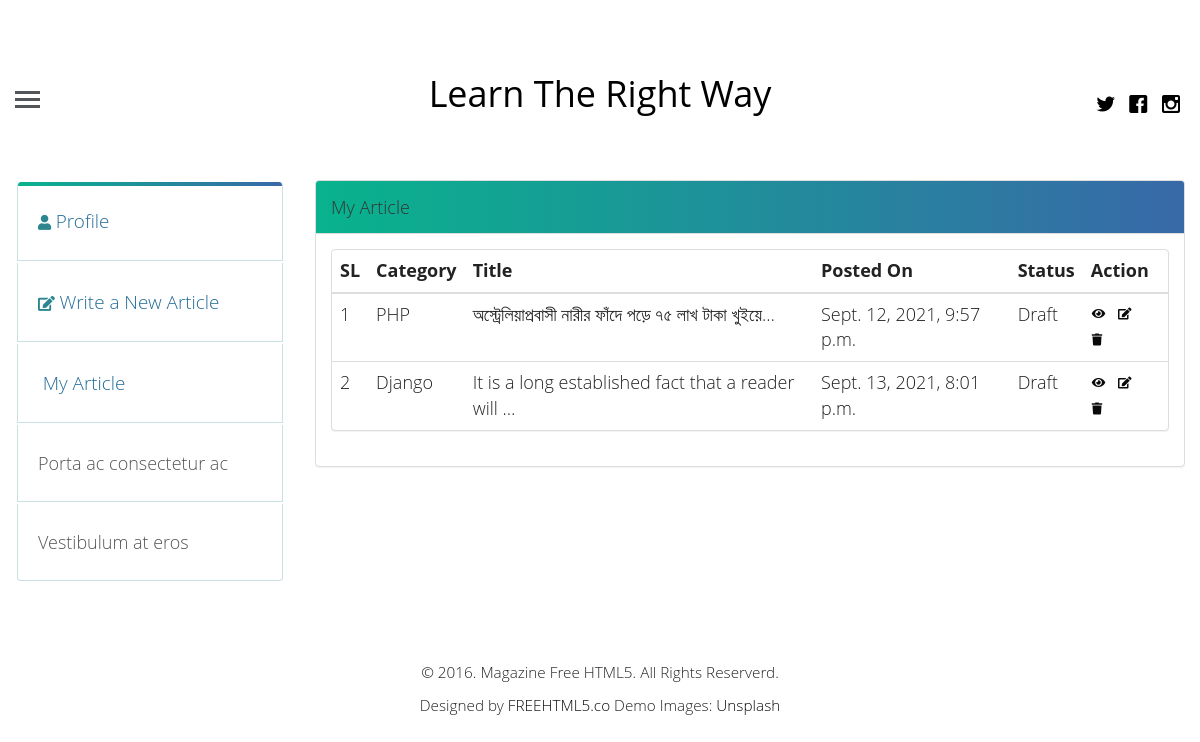
Before: /blog/list-article (signed in) with the older database file.
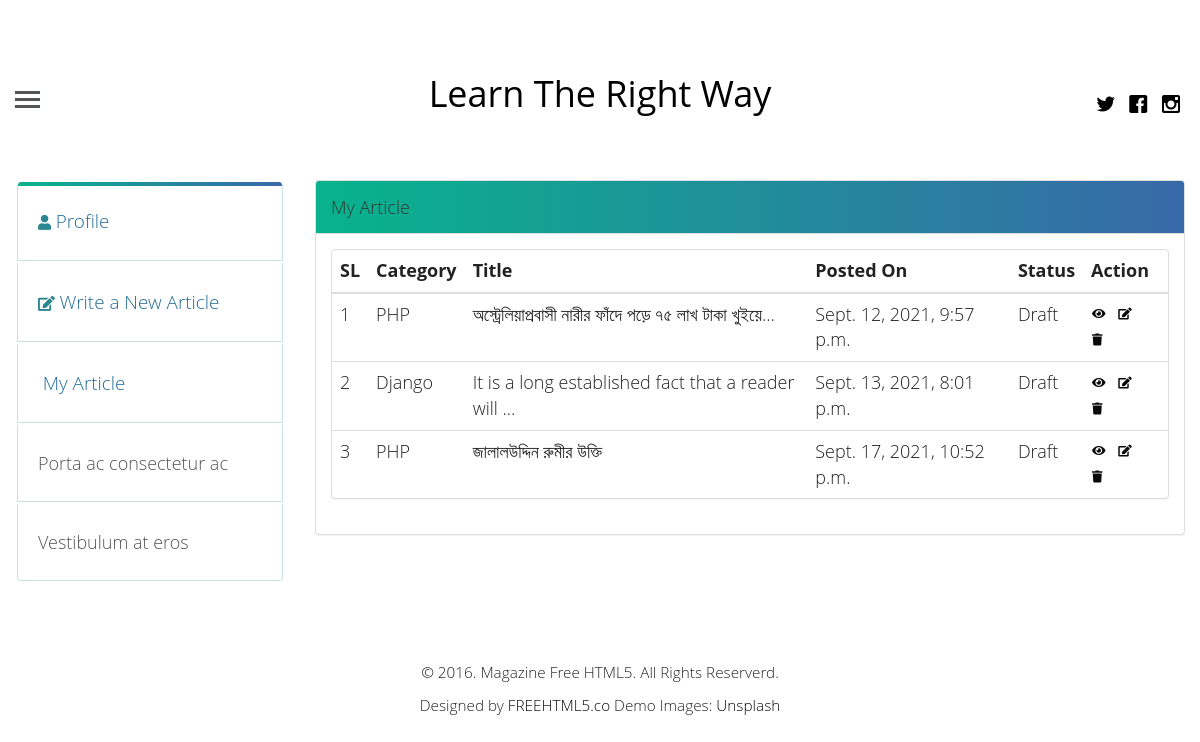
After: the same page with the newer database file.
### Blog_App/models.py (models this page shows, shortened)
class Article(models.Model):
    PUBLISH_STATUS = (
        ('0', 'Draft'),
        ('1', 'Pending'),
        ('2', 'On Review'),
        ('3', 'Publish'),
    )
    author = models.ForeignKey(User, on_delete=models.CASCADE, related_name='post_author')
    title = models.CharField(max_length=254, verbose_name="Title")
    slug = models.SlugField(max_length=264, blank=True, null=True)
    body = RichTextUploadingField(blank=True, null=True, verbose_name="Description")
    category = models.ForeignKey(Category, on_delete=models.CASCADE)
    articate_image = StdImageField(upload_to='blog_images/%Y/%m/', variations={
        'large': (1200, 600),
        'thumbnail': (500, 300, True),
    }, delete_orphans=True, verbose_name="Article Image")
    publish_date = models.DateTimeField(auto_now_add=True, auto_now=False)
    update_date = models.DateTimeField(auto_now=True, auto_now_add=False)
    publish_status = models.CharField(max_length=1, choices=PUBLISH_STATUS, verbose_name="Publication Status", default='0')
    active = models.BooleanField(default=False, verbose_name="Status")

class Category(models.Model):
    name = models.CharField(max_length=254)
    active = models.BooleanField(default=False)
    def __str__(self):
        return self.name

### Blog_App/views.py (the view)
# urls.py: path('list-article', MyPost.as_view(), name="my_blog"),
class MyPost(LoginRequiredMixin, TemplateView):
    template_name = 'app_login/my_post.html'

### templates/app_login/my_post.html (shortened to what this page needs)
{% extends 'blog/base.html' %}
{% block body_block %}
<div class="container-fluid" style="z-index:100;">
    <div class="row">
        <div class="col-md-12">
            <div class="row">
                <div class="col-md-3">
                    {% include "app_login/profile_sidebar.html" %}
                </div>
                <div class="col-md-9">
                    <div class="panel panel-default">
                        <div class="panel-heading">
                            My Article
                        </div>
                        <div class="panel-body">
                            <div class="row">
                                <div class="col-md-12">
                                    <div class="panel panel-default">
                                        <table class="table">
                                            <tr>
                                                <th>SL</th>
                                                <th>Category</th>
                                                <th>Title</th>
                                                <th>Posted On</th>
                                                <th>Status</th>
                                                <th>Action</th>
                                            </tr>
                                            <tbody>
                                            {% for blog in user.post_author.all %}
                                            <tr>
                                                <td>{{ forloop.counter }}</td>
                                                <td>{{blog.category}}</td>
                                                <td>{{ blog.title|truncatechars:50 }}</td>
                                                <td>{{ blog.publish_date }}</td>
                                                <td>
                                                    {% if blog.publish_status == 3 %}
                                                    <span>Publish</span>
                                                    {% elif blog.publish_status == 1 %}
                                                    <span>Pending</span>
                                                    {% elif blog.publish_status == 2 %}
                                                    <span>On Review</span>
                                                    {% else %}
                                                    <span>Draft</span>
                                                    {% endif %}
                                                </td>
                                                <td>
                                                    <a class="btn detailView" data-id={{ blog.slug }}><i
                                                            class="fa fa-eye"></i></a>
                                                    <a href="" class="btn"><i class="fa fa-edit"></i></a>
                                                    <a href="" class="btn"><i class="fa fa-trash"></i></a>
                                                </td>
                                            </tr>
                                            {% endfor %}
                                            </tbody>
                                        </table>
                                    </div>
                                </div>
                            </div>
                        </div>
                    </div>
                </div>
            </div>
        </div>
    </div>
</div>
</div>
{% endblock %}

### templates/blog/base.html (shortened to what this page needs)
{% load static %}
<!DOCTYPE html>
<html class="no-js">
<head>
    <link rel="stylesheet" href="{% static 'blog/css/animate.css' %}">
    <link rel="stylesheet" href="{% static 'css/icomoon.css' %} ">
    <link rel="stylesheet" href="{% static 'blog/css/bootstrap.css' %}">
    <link rel="stylesheet" href="{% static 'blog/css/style.css' %}">
    <link rel="stylesheet" href="https://pro.fontawesome.com/releases/v5.10.0/css/all.css"/>
</head>
<body>
<header id="fh5co-header">
    <div class="container-fluid">
        <div class="row">
            <a href="#" class="js-fh5co-nav-toggle fh5co-nav-toggle"><i></i></a>
            <ul class="fh5co-social">
                <li><a href="#"><i class="icon-twitter"></i></a></li>
                <li><a href="#"><i class="icon-facebook"></i></a></li>
                <li><a href="#"><i class="icon-instagram"></i></a></li>
            </ul>
            <div class="col-lg-12 col-md-12 text-center">
                <h1 id="fh5co-logo"><a href="{% url 'Blog_App:index' %}">Learn The Right Way</a></h1>
            </div>
        </div>
    </div>
</header>
<div class="container-fluid">
    <div class="row fh5co-post-entry">
        {% block body_block %}
        {% endblock %}
    </div>
<footer id="fh5co-footer">
    <p>
        <small>&copy; 2016. Magazine Free HTML5. All Rights Reserverd. <br> Designed by <a href="http://freehtml5.co"
                                                                                           target="_blank">FREEHTML5.co</a>
            Demo Images: <a href="http://unsplash.com/" target="_blank">Unsplash</a></small>
    </p>
</footer>
</body>
</html>

### templates/app_login/profile_sidebar.html (shortened to what this page needs)
<div class="list-group">
    <a href="{% url 'Login_App:user_account' %}" class="list-group-item profile_menu">
        <p class="top_line"></p>
        <i class="fa fa-user"></i>
        <span>Profile</span>
    </a>
    <a href="{% url 'Blog_App:create_blog' %}" class="list-group-item profile_menu">
       <i class="fa fa-edit"></i>
        <span> Write a New Article</span>
    </a>
    <a href="{% url 'Blog_App:my_blog' %}" class="list-group-item profile_menu">
        <span> My Article</span>
    </a>
    <a href="#" class="list-group-item profile_menu">Porta ac consectetur ac</a>
    <a href="#" class="list-group-item profile_menu">Vestibulum at eros</a>
</div>

### static/css/icomoon.css (style rules this page uses)
[class^="icon-"], [class*=" icon-"] { font-family: 'icomoon' !important; speak: none; font-style: normal; font-weight: normal; font-variant: normal; text-transform: none; line-height: 1; -webkit-font-smoothing: antialiased; -moz-osx-font-smoothing: grayscale; }
.icon-facebook:before { content: "\ea67"; }
.icon-instagram:before { content: "\ea6f"; }
.icon-twitter:before { content: "\ea7c"; }

### static/blog/css/style.css (style rules this page uses)
html { background: #fff; }
body { font-family: "Roboto", arial, sans-serif; font-size: 18px; font-weight: 300; line-height: 1.8; color: #222; background: #fff; }
a { color: #0a0a0a; -webkit-transition: 0.5s; -o-transition: 0.5s; transition: 0.5s; }
h1, h2, h3, h4, h5, h6 { font-family: "Playfair Display", times, serif; color: #000; }
p { margin-bottom: 30px; }
.btn { margin-right: 4px; margin-bottom: 4px; font-family: "Playfair Display", times, serif; font-size: 12px; letter-spacing: 2px; text-transform: uppercase; font-weight: 700; -webkit-border-radius: 4px; -moz-border-radius: 4px; -ms-border-radius: 4px; border-radius: 4px; -webkit-transition: 0.5s; -o-transition: 0.5s; transition: 0.5s; }
#fh5co-header { padding: 3em 3em; float: left; width: 100%; }
@media screen and (max-width: 1200px) { #fh5co-header { padding-left: 15px; padding-right: 15px; } }
#fh5co-header .fh5co-nav-toggle { position: absolute; top: 4.2em; left: 3em; z-index: 99; }
@media screen and (max-width: 1200px) { #fh5co-header .fh5co-nav-toggle { top: 4em; left: 15px; } }
#fh5co-header .fh5co-social { position: absolute !important; right: 3em !important; top: 3.2em; z-index: 99; -webkit-transition: 0.5s; -o-transition: 0.5s; transition: 0.5s; }
@media screen and (max-width: 1200px) { #fh5co-header .fh5co-social { right: 15px !important; top: 3.2em; } }
#fh5co-header #fh5co-logo { text-align: center; }
#fh5co-header #fh5co-logo a { color: #000; }
.fh5co-social { padding: 0; margin: 30px 0 0 0; position: relative; }
.fh5co-social li { padding: 0; margin: 0; list-style: none; display: inline; }
.fh5co-social li a { font-size: 20px; padding: 4px; color: #000; }
#fh5co-footer { padding: 3em 0; text-align: center; }
.fh5co-nav-toggle { width: 25px; height: 25px; cursor: pointer; text-decoration: none; }
.fh5co-nav-toggle i { position: relative; display: -moz-inline-stack; display: inline-block; zoom: 1; *display: inline; width: 25px; height: 3px; color: #535659; font: bold 14px/.4 Helvetica; text-transform: uppercase; text-indent: -55px; background: #535659; transition: all .2s ease-out; }
.fh5co-nav-toggle i::before, .fh5co-nav-toggle i::after { content: ''; width: 25px; height: 3px; background: #535659; position: absolute; left: 0; -webkit-transition: 0.2s; -o-transition: 0.2s; transition: 0.2s; }
.fh5co-nav-toggle i::before { top: -7px; }
.fh5co-nav-toggle i::after { bottom: -7px; }
.fh5co-nav-toggle { position: absolute; top: 18px; left: 0; z-index: 21; padding: 6px 0 0 0; display: block; margin: 0 auto; display: block; height: 44px; width: 25px; border-bottom: none !important; }

### templates/app_login/my_post.html (style rules this page uses)
.profile_menu:nth-child(1) { border-radius: 4px 4px 0 0; }
.profile_menu { margin: 2px; padding: 22px 10px 22px 20px; border: solid 1px rgba(44,134,143,0.25); border-top: 0; cursor: pointer; transition: all .3s; position: relative; z-index: 1000; overflow: hidden; }
.profile_menu i { color: #2c868f; font-size: 1.5rem; }
.profile_menu span { color: #236c98; font-size: 1.05em; }
.top_line { width: 100%; height: 4px; margin: 0; padding: 0; background: linear-gradient(to right,#08b38d,#3869a8); position: absolute; top: 0; left: -0px; }
.panel-default > .panel-heading { color: #333333; background: linear-gradient(to right,#08b38d,#3869a8); border-color: #ddd; }
.btn:not(:disabled):not(.disabled) { cursor: pointer; }

### templates/blog/base.html (style rules this page uses)
* { font-family: 'Open Sans',serif; margin: 0; padding: 0; }

Changed rows visible on the page:
added Article: category "PHP", title "জালালউদ্দিন রুমীর উক্তি", publish_date "Sept. 17, 2021, 10:52 p.m.", publish_status "Draft"
